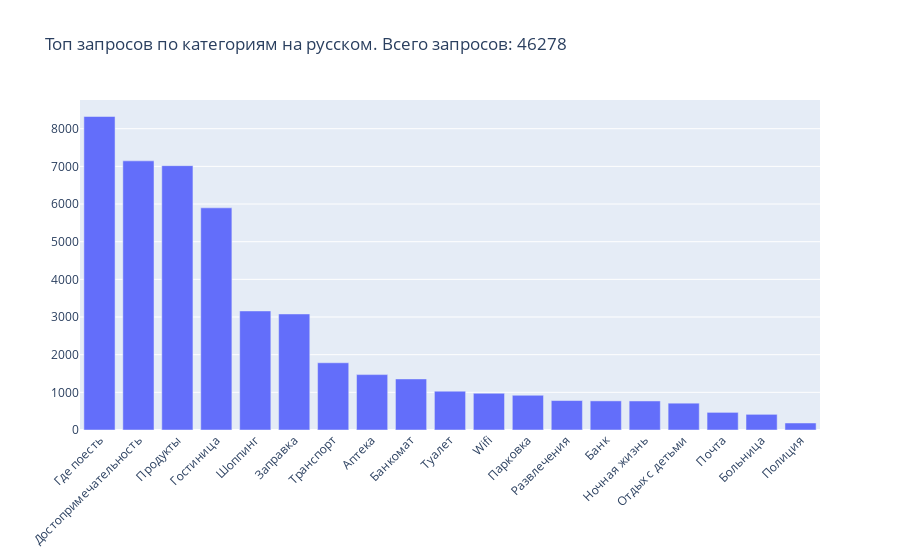

The notebook cell saved with this chart:
### Code cell
total = sum(top_categories.values())
top_categories = dict(top_categories.most_common(30))
fig = go.Figure(
    [go.Bar(x=list(top_categories.keys()), y=list(top_categories.values()))],
    layout_title_text='Топ запросов по категориям на русском. Всего запросов: {}'.format(total)
)
fig.update_layout(barmode='group', xaxis_tickangle=-45)
fig.show()

### Figure 1 — Plotly figure (JSON) as saved in the notebook; plotly's stock layout.template omitted (floating-point values rounded to 4 significant figures)
{"data": [{"type": "bar", "x": ["Где поесть", "Достопримечательность", "Продукты", "Гостиница", "Шоппинг", "Заправка", "Транспорт", "Аптека", "Банкомат", "Туалет", "Wifi", "Парковка", "Развлечения", "Банк", "Ночная жизнь", "Отдых с детьми", "Почта", "Больница", "Полиция"], "y": [8324, 7146, 7019, 5899, 3161, 3081, 1785, 1471, 1356, 1031, 975, 922, 782, 773, 771, 712, 468, 416, 186]}], "layout": {"barmode": "group", "title": {"text": "Топ запросов по категориям на русском. Всего запросов: 46278"}, "xaxis": {"tickangle": -45}}}
